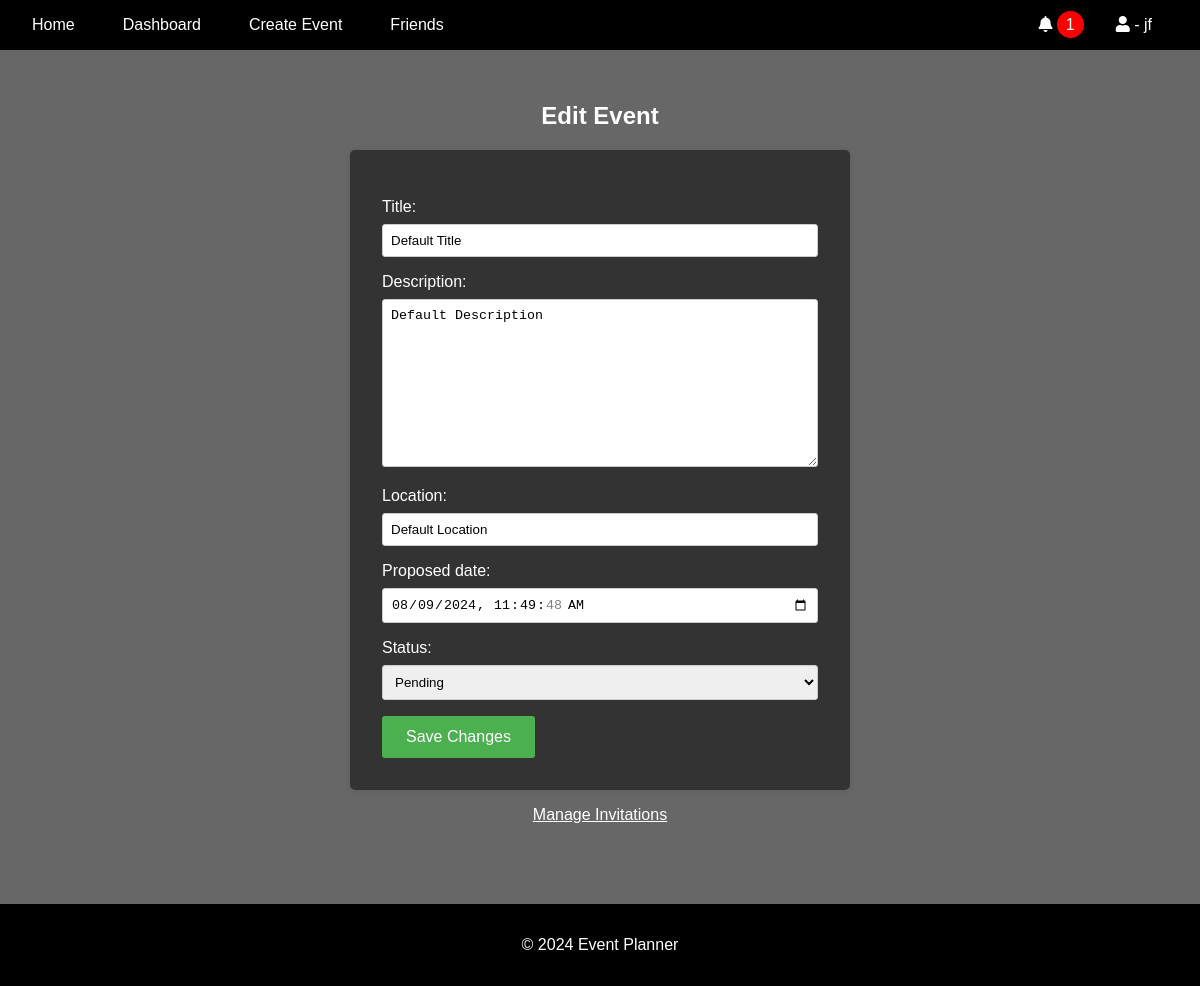
The app's page /events/edit/100/ (signed in), older data.
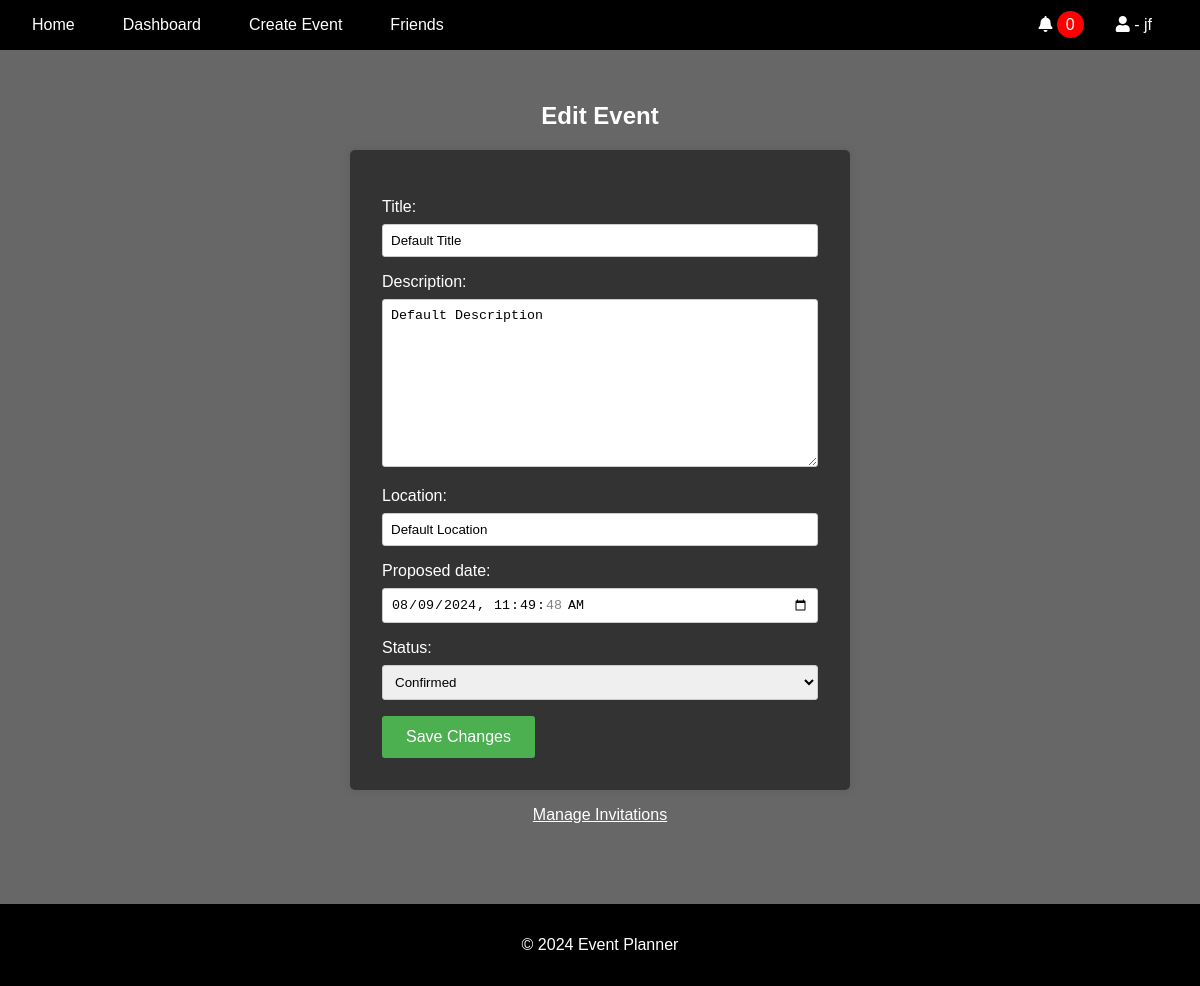
The same page, newer data.
### events/models.py (models this page shows, shortened)
class Event(models.Model):
    STATUS_CHOICES = [
        ("Pending", "Pending"),
        ("Confirmed", "Confirmed"),
        ("Cancelled", "Cancelled"),
    ]
    title = models.CharField(max_length=100)
    description = models.TextField()
    location = models.CharField(max_length=255)
    created_by = models.ForeignKey(User, on_delete=models.CASCADE)
    proposed_date = models.DateTimeField()
    finalized_date = models.DateTimeField(null=True, blank=True)
    status = models.CharField(
        max_length=20, choices=STATUS_CHOICES, default="Pending"
    )
    created_at = models.DateTimeField(auto_now_add=True)
    updated_at = models.DateTimeField(auto_now=True)

### events/views.py (the view)
# urls.py: path("edit/<int:event_id>/", views.edit_event, name="edit_event"),
@login_required
def edit_event(request, event_id):
    event = get_object_or_404(Event, id=event_id, created_by=request.user)
    previous_status = event.status
    previous_title = event.title
    previous_description = event.description
    previous_proposed_date = event.proposed_date
    previous_location = event.location
    if request.method == "POST":
        form = EventForm(request.POST, instance=event)
        if form.is_valid():
            updated_event = form.save(commit=False)
            has_changes = (
                updated_event.status != previous_status
                or updated_event.title != previous_title
                or updated_event.description != previous_description
                or updated_event.proposed_date != previous_proposed_date
                or updated_event.location != previous_location
            )
            updated_event.save()
            if has_changes:
                notify_event_updated(event)
            return redirect("dashboard")
    else:
        form = EventForm(instance=event)
    return render(
        request, "events/edit_event.html", {"form": form, "event_id": event_id}
    )

### events/forms.py (shortened to what this page needs)
class EventForm(forms.ModelForm):
    class Meta:
        model = Event
        fields = [
            "title",
            "description",
            "location",
            "proposed_date",
            "status",
        ]
        widgets = {
            "proposed_date": forms.DateTimeInput(
                attrs={"type": "datetime-local"}
            ),
        }
    def __init__(self, *args, **kwargs):
        super().__init__(*args, **kwargs)
        self.fields["title"].initial = "Default Title"
        self.fields["description"].initial = "Default Description"
        self.fields["location"].initial = "Default Location"
        self.fields["proposed_date"].initial = timezone.now()
        self.fields["status"].initial = "Pending"

### templates/events/edit_event.html (shortened to what this page needs)
{% extends 'base.html' %}
{% block content %}
<h2 style="text-align: center; color: white;">Edit Event</h2>
<form method="post" action="" class="event-form">
    <div class="form-group">
        {{ form.as_p }}
    </div>
    <button type="submit" class="btn-submit">Save Changes</button>
</form>
<p style="text-align: center; color: white; margin-top: 1rem;">
    <a href="{% url 'manage_invitations' event_id=event_id %}" style="color: #fff;">Manage Invitations</a>
</p>
{% endblock %}

### templates/base.html (shortened to what this page needs)
<!DOCTYPE html>
<html lang="en">
<head>
    {% load static %}
    <link rel="stylesheet" href="{% static 'css/styles.css' %}">
    <link rel="stylesheet" href="https://cdnjs.cloudflare.com/ajax/libs/font-awesome/5.15.4/css/all.min.css">
    <link rel="stylesheet" href="https://cdnjs.cloudflare.com/ajax/libs/fullcalendar/3.10.2/fullcalendar.min.css" />
</head>
<body>
    <header>
        <nav class="navbar">
            <ul class="nav-links">
                <li><a href="{% url 'home' %}" class="{% if request.resolver_match.url_name == 'home' %}active{% endif %}">Home</a></li>
                {% if user.is_authenticated %}
                    <li><a href="{% url 'dashboard' %}" class="{% if request.resolver_match.url_name == 'dashboard' %}active{% endif %}">Dashboard</a></li>
                    <li><a href="{% url 'create_event' %}" class="{% if request.resolver_match.url_name == 'create_event' %}active{% endif %}">Create Event</a></li>
                    <li><a href="#" class="logout-btn">Friends</a></li>
                {% else %}
                    <li><a href="{% url 'account_login' %}" class="{% if request.resolver_match.url_name == 'account_login' %}active{% endif %}">Login</a></li>
                    <li><a href="{% url 'account_signup' %}" class="{% if request.resolver_match.url_name == 'account_signup' %}active{% endif %}">Sign Up</a></li>
                {% endif %}
            </ul>
            {% if user.is_authenticated %}
                <ul class="nav-links">
                    <div class="user-info">
                        <div class="dropdown">
                            <i class="fas fa-bell" id="notificationBell"></i>
                            <span class="notification-count" id="notificationCount">{{ unread_count }}</span>
                        </div>
                    </div>
                    <li class="profile-dropdown">
                        <a href="#" id="profileLink" class="{% if request.resolver_match.url_name == 'profile' %}active{% endif %}">
                            <i class="fas fa-user" id="userProfileIcon"></i> - {{ user }}
                        </a>
                    </li>
                </ul>
            {% endif %}
        </nav>
    </header>
    <main>
        {% block content %}{% endblock %}
    </main>
    <footer>
        <p>&copy; 2024 Event Planner</p>
    </footer>
</body>
</html>

Row changes from the older to the newer data that the page shows:
changed Event "Default Title": status "Pending" → "Confirmed"
Text that changed along with them:
{{ unread_count }}: "1" → "0"
